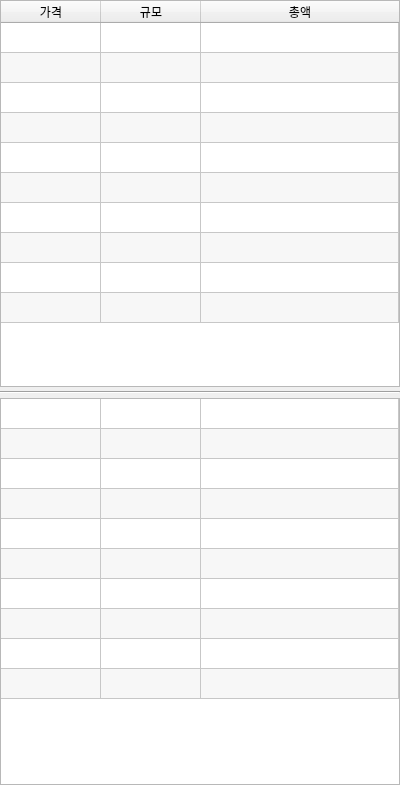
<?xml version="1.0" encoding="UTF-8"?>
<ui version="4.0">
 <class>Form</class>
 <widget class="QWidget" name="Form">
  <property name="geometry">
   <rect>
    <x>0</x>
    <y>0</y>
    <width>400</width>
    <height>785</height>
   </rect>
  </property>
  <property name="minimumSize">
   <size>
    <width>400</width>
    <height>0</height>
   </size>
  </property>
  <property name="windowTitle">
   <string>Form</string>
  </property>
  <property name="styleSheet">
   <string notr="true">/*
 *  BreezeDark stylesheet.
 *
 *  :author: Colin Duquesnoy
 *  :editor: Alex Huszagh
 *  :license: MIT, see LICENSE.md
 *
 *  This is originally a fork of QDarkStyleSheet, and is based on Breeze/
 *  BreezeDark color scheme, but is in no way affiliated with KDE.
 *
 * ---------------------------------------------------------------------
 *  The MIT License (MIT)
 *
 * Copyright (c) &lt;2013-2014&gt; &lt;Colin Duquesnoy&gt;
 * Copyright (c) &lt;2015-2016&gt; &lt;Alex Huszagh&gt;
 *
 * Permission is hereby granted, free of charge, to any person obtaining
 * a copy of this software and associated documentation files (the
 * &quot;Software&quot;), to deal in the Software without restriction, including
 * without limitation the rights to use, copy, modify, merge, publish,
 * distribute, sublicense, and/or sell copies of the Software, and to
 * permit persons to whom the Software is furnished to do so, subject to
 * the following conditions:
 *
 * The above copyright notice and this permission notice shall be included in
 * all copies or substantial portions of the Software.
 *
 * THE SOFTWARE IS PROVIDED &quot;AS IS&quot;, WITHOUT WARRANTY OF ANY KIND, EXPRESS
 * OR IMPLIED, INCLUDING BUT NOT LIMITED TO THE WARRANTIES OF
 * MERCHANTABILITY, FITNESS FOR A PARTICULAR PURPOSE AND NONINFRINGEMENT.
 * IN NO EVENT SHALL THE AUTHORS OR COPYRIGHT HOLDERS BE LIABLE FOR ANY
 * CLAIM, DAMAGES OR OTHER LIABILITY, WHETHER IN AN ACTION OF CONTRACT,
 * TORT OR OTHERWISE, ARISING FROM, OUT OF OR IN CONNECTION WITH THE
 * SOFTWARE OR THE USE OR OTHER DEALINGS IN THE SOFTWARE.
 * ---------------------------------------------------------------------
 */

QToolTip
{
    border: 0.1ex solid #eff0f1;
    background-color: #31363b;
    alternate-background-color: #3b4045;
    color: #eff0f1;
    padding: 0.5ex;
    opacity: 200;
}

QWidget
{
    color: #eff0f1;
    background-color: #31363b;
    selection-background-color:#3daee9;
    selection-color: #eff0f1;
    background-clip: border;
    border-image: none;
    border: 0px transparent black;
    outline: 0;
}

QWidget:item:hover
{
    background-color: #3daee9;
    color: #eff0f1;
}

QWidget:item:selected
{
    background-color: #3daee9;
}


QCheckBox
{
    spacing: 0.5ex;
    outline: none;
    color: #eff0f1;
    margin-bottom: 0.2ex;
    opacity: 200;
}

QCheckBox:disabled
{
    color: #76797c;
}

QGroupBox::indicator
{
    margin-left: 0.2ex;
}

QCheckBox::indicator:unchecked,
QCheckBox::indicator:unchecked:focus
{
    border-image: url(:/dark/checkbox_unchecked_disabled.svg);
}

QCheckBox::indicator:unchecked:hover,
QCheckBox::indicator:unchecked:pressed,
QGroupBox::indicator:unchecked:hover,
QGroupBox::indicator:unchecked:focus,
QGroupBox::indicator:unchecked:pressed
{
    border: none;
    border-image: url(:/dark/checkbox_unchecked.svg);
}

QCheckBox::indicator:checked
{
    border-image: url(:/dark/checkbox_checked.svg);
}

QCheckBox::indicator:checked:hover,
QCheckBox::indicator:checked:focus,
QCheckBox::indicator:checked:pressed,
QGroupBox::indicator:checked:hover,
QGroupBox::indicator:checked:focus,
QGroupBox::indicator:checked:pressed
{
    border: none;
    border-image: url(:/dark/checkbox_checked.svg);
}

QCheckBox::indicator:indeterminate
{
    border-image: url(:/dark/checkbox_indeterminate.svg);
}

QCheckBox::indicator:indeterminate:focus,
QCheckBox::indicator:indeterminate:hover,
QCheckBox::indicator:indeterminate:pressed
{
    border-image: url(:/dark/checkbox_indeterminate.svg);
}

QCheckBox::indicator:indeterminate:disabled
{
    border-image: url(:/dark/checkbox_indeterminate_disabled.svg);
}

QCheckBox::indicator:checked:disabled,
QGroupBox::indicator:checked:disabled
{
    border-image: url(:/dark/checkbox_checked_disabled.svg);
}

QCheckBox::indicator:unchecked:disabled,
QGroupBox::indicator:unchecked:disabled
{
    border-image: url(:/dark/checkbox_unchecked_disabled.svg);
}

QRadioButton
{
    spacing: 0.5ex;
    outline: none;
    color: #eff0f1;
    margin-bottom: 0.2ex;
}

QRadioButton:disabled
{
    color: #76797c;
}

QRadioButton::indicator:unchecked,
QRadioButton::indicator:unchecked:focus
{
    border-image: url(:/dark/radio_unchecked_disabled.svg);
}


QRadioButton::indicator:unchecked:hover,
QRadioButton::indicator:unchecked:pressed
{
    border: none;
    outline: none;
    border-image: url(:/dark/radio_unchecked.svg);
}


QRadioButton::indicator:checked
{
    border: none;
    outline: none;
    border-image: url(:/dark/radio_checked.svg);
}

QRadioButton::indicator:checked:hover,
QRadioButton::indicator:checked:focus,
QRadioButton::indicator:checked:pressed
{
    border: none;
    outline: none;
    border-image: url(:/dark/radio_checked.svg);
}

QRadioButton::indicator:checked:disabled
{
    outline: none;
    border-image: url(:/dark/radio_checked_disabled.svg);
}

QRadioButton::indicator:unchecked:disabled
{
    border-image: url(:/dark/radio_unchecked_disabled.svg);
}

QMenuBar
{
    background-color: #31363b;
    color: #eff0f1;
}

QMenuBar::item
{
    background: transparent;
}

QMenuBar::item:selected
{
    background: transparent;
    border: 0.1ex solid #76797c;
}

QMenuBar::item:pressed
{
    border: 0.1ex solid #76797c;
    background-color: #3daee9;
    color: #eff0f1;
    margin-bottom: -0.1ex;
    padding-bottom: 0.1ex;
}

QMenu
{
    border: 0.1ex solid #76797c;
    color: #eff0f1;
    margin: 0.2ex;
}

QMenu::icon
{
    margin: 0.5ex;
}

QMenu::item
{
    padding: 0.5ex 3ex 0.5ex 3ex;
    margin-left: 0.5ex;
    border: 0.1ex solid transparent; /* reserve space for selection border */
}

QMenu::item:selected
{
    color: #eff0f1;
}

QMenu::separator
{
    height: 0.2ex;
    background: lightblue;
    margin-left: 1ex;
    margin-right: 0.5ex;
}

/* non-exclusive indicator = check box style indicator
   (see QActionGroup::setExclusive) */
QMenu::indicator:non-exclusive:unchecked
{
    border-image: url(:/dark/checkbox_unchecked_disabled.svg);
}

QMenu::indicator:non-exclusive:unchecked:selected
{
    border-image: url(:/dark/checkbox_unchecked_disabled.svg);
}

QMenu::indicator:non-exclusive:checked
{
    border-image: url(:/dark/checkbox_checked.svg);
}

QMenu::indicator:non-exclusive:checked:selected
{
    border-image: url(:/dark/checkbox_checked.svg);
}

/* exclusive indicator = radio button style indicator (see QActionGroup::setExclusive) */
QMenu::indicator:exclusive:unchecked
{
    border-image: url(:/dark/radio_unchecked_disabled.svg);
}

QMenu::indicator:exclusive:unchecked:selected
{
    border-image: url(:/dark/radio_unchecked_disabled.svg);
}

QMenu::indicator:exclusive:checked
{
    border-image: url(:/dark/radio_checked.svg);
}

QMenu::indicator:exclusive:checked:selected
{
    border-image: url(:/dark/radio_checked.svg);
}

QMenu::right-arrow
{
    margin: 0.5ex;
    border-image: url(:/light/right_arrow.svg);
    width: 0.6ex;
    height: 0.9ex;
}


QWidget:disabled
{
    color: #454545;
    background-color: #31363b;
}

QAbstractItemView
{
    alternate-background-color: #31363b;
    color: #eff0f1;
    border: 0.1ex solid 3A3939;
    border-radius: 0.2ex;
}

QWidget:focus,
QMenuBar:focus
{
    border: 0.1ex solid #3daee9;
}

QTabWidget:focus,
QCheckBox:focus,
QRadioButton:focus,
QSlider:focus
{
    border: none;
}

QLineEdit
{
    background-color: #232629;
    padding: 0.5ex;
    border-style: solid;
    border: 0.1ex solid #76797c;
    border-radius: 0.2ex;
    color: #eff0f1;
}

QGroupBox
{
    border: 0.1ex solid #76797c;
    border-radius: 0.2ex;
    padding-top: 1ex;
    margin-top: 1ex;
}

QGroupBox::title
{
    subcontrol-origin: margin;
    subcontrol-position: top center;
    padding-left: 0.1ex;
    padding-right: 0.1ex;
    margin-top: -0.7ex;
}

QAbstractScrollArea
{
    border-radius: 0.2ex;
    border: 0.1ex solid #76797c;
    background-color: transparent;
}

QScrollBar:horizontal
{
    height: 1.5ex;
    margin: 0.3ex 1.5ex 0.3ex 1.5ex;
    border: 0.1ex transparent #2A2929;
    border-radius: 0.4ex;
    background-color: #2A2929;
}

QScrollBar::handle:horizontal
{
    background-color: #3daee9;
    min-width: 0.5ex;
    border-radius: 0.4ex;
}

QScrollBar::add-line:horizontal
{
    margin: 0px 0.3ex 0px 0.3ex;
    border-image: url(:/dark/right_arrow_disabled.svg);
    width: 1ex;
    height: 1ex;
    subcontrol-position: right;
    subcontrol-origin: margin;
}

QScrollBar::sub-line:horizontal
{
    margin: 0ex 0.3ex 0ex 0.3ex;
    border-image: url(:/dark/left_arrow_disabled.svg);
    width: 1ex;
    height: 1ex;
    subcontrol-position: left;
    subcontrol-origin: margin;
}

QScrollBar::add-line:horizontal:hover,
QScrollBar::add-line:horizontal:on
{
    border-image: url(:/dark/right_arrow.svg);
    width: 1ex;
    height: 1ex;
    subcontrol-position: right;
    subcontrol-origin: margin;
}


QScrollBar::sub-line:horizontal:hover,
QScrollBar::sub-line:horizontal:on
{
    border-image: url(:/dark/left_arrow.svg);
    width: 1ex;
    height: 1ex;
    subcontrol-position: left;
    subcontrol-origin: margin;
}

QScrollBar::up-arrow:horizontal,
QScrollBar::down-arrow:horizontal
{
    background: none;
}


QScrollBar::add-page:horizontal,
QScrollBar::sub-page:horizontal
{
    background: none;
}

QScrollBar:vertical
{
    background-color: #2A2929;
    width: 1.5ex;
    margin: 1.5ex 0.3ex 1.5ex 0.3ex;
    border: 0.1ex transparent #2A2929;
    border-radius: 0.4ex;
}

QScrollBar::handle:vertical
{
    background-color: #3daee9;
    min-height: 0.5ex;
    border-radius: 0.4ex;
}

QScrollBar::sub-line:vertical
{
    margin: 0.3ex 0ex 0.3ex 0ex;
    border-image: url(:/dark/up_arrow_disabled.svg);
    height: 1ex;
    width: 1ex;
    subcontrol-position: top;
    subcontrol-origin: margin;
}

QScrollBar::add-line:vertical
{
    margin: 0.3ex 0ex 0.3ex 0ex;
    border-image: url(:/dark/down_arrow_disabled.svg);
    height: 1ex;
    width: 1ex;
    subcontrol-position: bottom;
    subcontrol-origin: margin;
}

QScrollBar::sub-line:vertical:hover,
QScrollBar::sub-line:vertical:on
{

    border-image: url(:/dark/up_arrow.svg);
    height: 1ex;
    width: 1ex;
    subcontrol-position: top;
    subcontrol-origin: margin;
}


QScrollBar::add-line:vertical:hover,
QScrollBar::add-line:vertical:on
{
    border-image: url(:/dark/down_arrow.svg);
    height: 1ex;
    width: 1ex;
    subcontrol-position: bottom;
    subcontrol-origin: margin;
}

QScrollBar::up-arrow:vertical, QScrollBar::down-arrow:vertical
{
    background: none;
}


QScrollBar::add-page:vertical, QScrollBar::sub-page:vertical
{
    background: none;
}

QTextEdit
{
    background-color: #232629;
    color: #eff0f1;
    border: 0.1ex solid #76797c;
}

QPlainTextEdit
{
    background-color: #232629;;
    color: #eff0f1;
    border-radius: 0.2ex;
    border: 0.1ex solid #76797c;
}

QHeaderView::section
{
    background-color: #76797c;
    color: #eff0f1;
    padding: 0.5ex;
    border: 0.1ex solid #76797c;
}

QSizeGrip
{
    border-image: url(:/dark/sizegrip.svg);
    width: 1.2ex;
    height: 1.2ex;
}

QMainWindow::separator
{
    background-color: #31363b;
    color: white;
    padding-left: 0.4ex;
    spacing: 0.2ex;
    border: 0.1ex dashed #76797c;
}

QMainWindow::separator:hover
{

    background-color: #787876;
    color: white;
    padding-left: 0.4ex;
    border: 0.1ex solid #76797c;
    spacing: 0.2ex;
}

QMenu::separator
{
    height: 0.1ex;
    background-color: #76797c;
    color: white;
    padding-left: 0.4ex;
    margin-left: 1ex;
    margin-right: 0.5ex;
}

QFrame[frameShape=&quot;2&quot;],  /* QFrame::Panel == 0x0003 */
QFrame[frameShape=&quot;3&quot;],  /* QFrame::WinPanel == 0x0003 */
QFrame[frameShape=&quot;4&quot;],  /* QFrame::HLine == 0x0004 */
QFrame[frameShape=&quot;5&quot;],  /* QFrame::VLine == 0x0005 */
QFrame[frameShape=&quot;6&quot;]  /* QFrame::StyledPanel == 0x0006 */
{
    border-width: 0.1ex;
    padding: 0.1ex;
    border-style: solid;
    border-color: #31363b;
    background-color: #76797c;
    border-radius: 0.5ex;
}

QStackedWidget
{
    border: 0.1ex transparent black;
}

QToolBar
{
    border: 0.1ex transparent #393838;
    background: 0.1ex solid #31363b;
    font-weight: bold;
}

QToolBar::handle:horizontal
{
    border-image: url(:/dark/hmovetoolbar.svg);
    width = 1.6ex;
    height = 6.4ex;
}

QToolBar::handle:vertical
{
    border-image: url(:/dark/vmovetoolbar.svg);
    width = 5.4ex;
    height = 1ex;
}

QToolBar::separator:horizontal
{
    border-image: url(:/dark/hsepartoolbar.svg);
    width = 0.7ex;
    height = 6.3ex;
}

QToolBar::separator:vertical
{
    border-image: url(:/dark/vsepartoolbars.svg);
    width = 6.3ex;
    height = 0.7ex;
}

QPushButton
{
    color: #eff0f1;
    background-color: qlineargradient(x1: 0.5, y1: 0.5 x2: 0.5, y2: 1, stop: 0 #3b4045, stop: 0.5 #31363b);
    border-width: 0.1ex;
    border-color: #76797c;
    border-style: solid;
    padding: 0.5ex;
    border-radius: 0.2ex;
    outline: none;
}

QPushButton:disabled
{
    background-color: #31363b;
    border-width: 0.1ex;
    border-color: #454545;
    border-style: solid;
    padding-top: 0.5ex;
    padding-bottom: 0.5ex;
    padding-left: 1ex;
    padding-right: 1ex;
    border-radius: 0.2ex;
    color: #454545;
}

QPushButton:focus
{
    color: white;
}

QPushButton:pressed
{
    background-color: #31363b;
    padding-top: -1.5ex;
    padding-bottom: -1.7ex;
}

QComboBox
{
    selection-background-color: #3daee9;
    border-style: solid;
    border: 0.1ex solid #76797c;
    border-radius: 0.2ex;
    padding: 0.5ex;
    min-width: 7.5ex;
}

QPushButton:checked
{
    background-color: #76797c;
    border-color: #6A6969;
}

QPushButton:hover
{
    background-color: qlineargradient(x1: 0.5, y1: 0.5 x2: 0.5, y2: 1, stop: 0 #454a4f, stop: 0.5 #3b4045);
    border: 0.1ex solid #3daee9;
    color: #eff0f1;
}

QPushButton:checked:hover
{
    background-color: qlineargradient(x1: 0.5, y1: 0.5 x2: 0.5, y2: 1, stop: 0 #808386, stop: 0.5 #76797c);
    border: 0.1ex solid #3daee9;
    color: #eff0f1;
}

QComboBox:hover,
QAbstractSpinBox:hover,
QLineEdit:hover,
QTextEdit:hover,
QPlainTextEdit:hover,
QAbstractView:hover,
QTreeView:hover
{
    border: 0.1ex solid #3daee9;
    color: #eff0f1;
}

QComboBox:hover:pressed,
QPushButton:hover:pressed,
QAbstractSpinBox:hover:pressed,
QLineEdit:hover:pressed,
QTextEdit:hover:pressed,
QPlainTextEdit:hover:pressed,
QAbstractView:hover:pressed,
QTreeView:hover:pressed
{
    background-color: #31363b;
}

QComboBox:on
{
    padding-top: 0.3ex;
    padding-left: 0.4ex;
    selection-background-color: #4a4a4a;
}

QComboBox QAbstractItemView
{
    background-color: #232629;
    border-radius: 0.2ex;
    border: 0.1ex solid #76797c;
    selection-background-color: #3daee9;
}

QComboBox::drop-down
{
    subcontrol-origin: padding;
    subcontrol-position: top right;
    width: 1.5ex;

    border-left-width: 0ex;
    border-left-color: darkgray;
    border-left-style: solid;
    border-top-right-radius: 0.3ex;
    border-bottom-right-radius: 0.3ex;
}

QComboBox::down-arrow
{
    border-image: url(:/dark/down_arrow_disabled.svg);
    width: 0.9ex;
    height: 0.6ex;
}

QComboBox::down-arrow:on,
QComboBox::down-arrow:hover,
QComboBox::down-arrow:focus
{
    border-image: url(:/dark/down_arrow.svg);
    width: 0.9ex;
    height: 0.6ex;
}

QAbstractSpinBox
{
    padding: 0.5ex;
    border: 0.1ex solid #76797c;
    background-color: #232629;
    color: #eff0f1;
    border-radius: 0.2ex;
    min-width: 7.5ex;
}

QAbstractSpinBox:up-button
{
    background-color: transparent;
    subcontrol-origin: border;
    subcontrol-position: center right;
}

QAbstractSpinBox:down-button
{
    background-color: transparent;
    subcontrol-origin: border;
    subcontrol-position: center left;
}

QAbstractSpinBox::up-arrow,
QAbstractSpinBox::up-arrow:disabled,
QAbstractSpinBox::up-arrow:off
{
    border-image: url(:/dark/up_arrow_disabled.svg);
    width: 0.9ex;
    height: 0.6ex;
}

QAbstractSpinBox::up-arrow:hover
{
    border-image: url(:/dark/up_arrow.svg);
    width: 0.9ex;
    height: 0.6ex;
}

QAbstractSpinBox::down-arrow,
QAbstractSpinBox::down-arrow:disabled,
QAbstractSpinBox::down-arrow:off
{
    border-image: url(:/dark/down_arrow_disabled.svg);
    width: 0.9ex;
    height: 0.6ex;
}

QAbstractSpinBox::down-arrow:hover
{
    border-image: url(:/dark/down_arrow.svg);
    width: 0.9ex;
    height: 0.6ex;
}

QLabel
{
    border: 0ex solid black;
}

/* BORDERS */
QTabWidget::pane
{
    padding: 0.5ex;
    margin: 0.1ex;
}

QTabWidget::pane:top
{
    border: 0.1ex solid #76797c;
    top: -0.1ex;
}

QTabWidget::pane:bottom
{
    border: 0.1ex solid #76797c;
    bottom: -0.1ex;
}

QTabWidget::pane:left
{
    border: 0.1ex solid #76797c;
    right: -0.1ex;
}

QTabWidget::pane:right
{
    border: 0.1ex solid #76797c;
    left: -0.1ex;
}


QTabBar
{
    qproperty-drawBase: 0;
    left: 0.5ex; /* move to the right by 0.5ex */
    border-radius: 0.3ex;
}

QTabBar:focus
{
    border: 0ex transparent black;
}

QTabBar::close-button
{
    border-image: url(:/dark/close.svg);
    background: transparent;
}

QTabBar::close-button:hover
{
    border-image: url(:/dark/close-hover.svg);
    width: 1.2ex;
    height: 1.2ex;
    background: transparent;
}

QTabBar::close-button:pressed
{
    border-image: url(:/dark/close-pressed.svg);
    width: 1.2ex;
    height: 1.2ex;
    background: transparent;
}

/* TOP TABS */
QTabBar::tab:top
{
    color: #eff0f1;
    border: 0.1ex transparent black;
    border-left: 0.1ex solid #76797c;
    border-top: 0.1ex solid #76797c;
    background-color: #31363b;
    padding: 0.5ex;
    min-width: 50px;
    border-top-left-radius: 0.2ex;
    border-top-right-radius: 0.2ex;
}

QTabBar::tab:top:last,
QTabBar::tab:top:only-one
{
    color: #eff0f1;
    border: 0.1ex transparent black;
    border-left: 0.1ex solid #76797c;
    border-right: 0.1ex solid #76797c;
    border-top: 0.1ex solid #76797c;
    background-color: #31363b;
    padding: 0.5ex;
    min-width: 50px;
    border-top-left-radius: 0.2ex;
    border-top-right-radius: 0.2ex;
}

QTabBar::tab:top:!selected
{
    color: #eff0f1;
    background-color: #54575B;
    border: 0.1ex transparent black;
    border-left: 0.1ex solid #76797c;
    border-top-left-radius: 0.2ex;
    border-top-right-radius: 0.2ex;
}

QTabBar::tab:top:first:!selected
{
    color: #eff0f1;
    background-color: #54575B;
    border: 0.1ex transparent black;
    border-top-left-radius: 0.2ex;
    border-top-right-radius: 0.2ex;
}

QTabBar::tab:top:!selected:hover
{
    background-color: rgba(61, 173, 232, 0.2);
    border: 0.1ex rgba(61, 173, 232, 0.2);
    border-left: 0.1ex solid #76797c;
}

QTabBar::tab:top:!selected:first:hover
{
    background-color: rgba(61, 173, 232, 0.2);
    border: 0.1ex rgba(61, 173, 232, 0.2);
}

/* BOTTOM TABS */

QTabBar::tab:bottom
{
    color: #eff0f1;
    border: 0.1ex transparent black;
    border-left: 0.1ex solid #76797c;
    border-bottom: 0.1ex solid #76797c;
    background-color: #31363b;
    padding: 0.5ex;
    border-bottom-left-radius: 0.2ex;
    border-bottom-right-radius: 0.2ex;
    min-width: 50px;
}

QTabBar::tab:bottom:last,
QTabBar::tab:bottom:only-one
{
    color: #eff0f1;
    border: 0.1ex transparent black;
    border-left: 0.1ex solid #76797c;
    border-right: 0.1ex solid #76797c;
    border-bottom: 0.1ex solid #76797c;
    background-color: #31363b;
    padding: 0.5ex;
    border-bottom-left-radius: 0.2ex;
    border-bottom-right-radius: 0.2ex;
    min-width: 50px;
}

QTabBar::tab:bottom:!selected
{
    color: #eff0f1;
    background-color: #54575B;
    border: 0.1ex transparent black;
    border-left: 0.1ex solid #76797c;
    border-bottom-left-radius: 0.2ex;
    border-bottom-right-radius: 0.2ex;
}

QTabBar::tab:bottom:first:!selected
{
    color: #eff0f1;
    background-color: #54575B;
    border: 0.1ex transparent black;
    border-top-left-radius: 0.2ex;
    border-top-right-radius: 0.2ex;
}

QTabBar::tab:bottom:!selected:hover
{
    background-color: rgba(61, 173, 232, 0.2);
    border: 0.1ex rgba(61, 173, 232, 0.2);
    border-left: 0.1ex solid #76797c;
}

QTabBar::tab:bottom:!selected:first:hover
{
    background-color: rgba(61, 173, 232, 0.2);
    border: 0.1ex rgba(61, 173, 232, 0.2);
}

/* LEFT TABS */
QTabBar::tab:left
{
    color: #eff0f1;
    border: 0.1ex transparent black;
    border-top: 0.1ex solid #76797c;
    border-right: 0.1ex solid #76797c;
    background-color: #31363b;
    padding: 0.5ex;
    border-top-right-radius: 0.2ex;
    border-bottom-right-radius: 0.2ex;
    min-height: 50px;
}

QTabBar::tab:left:last,
QTabBar::tab:left:only-one
{
    color: #eff0f1;
    border: 0.1ex transparent black;
    border-top: 0.1ex solid #76797c;
    border-bottom: 0.1ex solid #76797c;
    border-right: 0.1ex solid #76797c;
    background-color: #31363b;
    padding: 0.5ex;
    border-top-right-radius: 0.2ex;
    border-bottom-right-radius: 0.2ex;
    min-height: 50px;
}

QTabBar::tab:left:!selected
{
    color: #eff0f1;
    background-color: #54575B;
    border: 0.1ex transparent black;
    border-top: 0.1ex solid #76797c;
    border-top-right-radius: 0.2ex;
    border-bottom-right-radius: 0.2ex;
}

QTabBar::tab:left:!selected:hover
{
    background-color: rgba(61, 173, 232, 0.2);
    border: 0.1ex rgba(61, 173, 232, 0.2);
    border-top: 0.1ex solid #76797c;
}

QTabBar::tab:left:!selected:first:hover
{
    background-color: rgba(61, 173, 232, 0.2);
    border: 0.1ex rgba(61, 173, 232, 0.2);
}

/* RIGHT TABS */
QTabBar::tab:right
{
    color: #eff0f1;
    border: 0.1ex transparent black;
    border-top: 0.1ex solid #76797c;
    border-left: 0.1ex solid #76797c;
    background-color: #31363b;
    padding: 0.5ex;
    border-top-left-radius: 0.2ex;
    border-bottom-left-radius: 0.2ex;
    min-height: 50px;
}

QTabBar::tab:right:last,
QTabBar::tab:right:only-one
{
    color: #eff0f1;
    border: 0.1ex transparent black;
    border-top: 0.1ex solid #76797c;
    border-bottom: 0.1ex solid #76797c;
    border-left: 0.1ex solid #76797c;
    background-color: #31363b;
    padding: 0.5ex;
    border-top-left-radius: 0.2ex;
    border-bottom-left-radius: 0.2ex;
    min-height: 50px;
}

QTabBar::tab:right:!selected
{
    color: #eff0f1;
    background-color: #54575B;
    border: 0.1ex transparent black;
    border-top: 0.1ex solid #76797c;
    border-top-left-radius: 0.2ex;
    border-bottom-left-radius: 0.2ex;
}

QTabBar::tab:right:!selected:hover
{
    background-color: rgba(61, 173, 232, 0.2);
    border: 0.1ex rgba(61, 173, 232, 0.2);
    border-top: 0.1ex solid #76797c;
}

QTabBar::tab:right:!selected:first:hover
{
    background-color: rgba(61, 173, 232, 0.2);
    border: 0.1ex rgba(61, 173, 232, 0.2);
}

QTabBar QToolButton::right-arrow:enabled
{
    border-image: url(:/dark/right_arrow.svg);
}

QTabBar QToolButton::left-arrow:enabled
{
    border-image: url(:/dark/left_arrow.svg);
}

QTabBar QToolButton::right-arrow:disabled
{
    border-image: url(:/dark/right_arrow_disabled.svg);
}

QTabBar QToolButton::left-arrow:disabled
{
    border-image: url(:/dark/left_arrow_disabled.svg);
}

QDockWidget
{
    background: #31363b;
    border: 0.1ex solid #403F3F;
    titlebar-close-icon: url(:/dark/transparent.svg);
    titlebar-normal-icon: url(:/dark/transparent.svg);
}

QDockWidget::close-button,
QDockWidget::float-button
{
    border: 0.1ex solid transparent;
    border-radius: 0.2ex;
    background: transparent;
}

QDockWidget::float-button
{
    border-image: url(:/dark/undock.svg);
}

QDockWidget::float-button:hover
{
    border-image: url(:/dark/undock-hover.svg) ;
}

QDockWidget::close-button
{
    border-image: url(:/dark/close.svg) ;
}

QDockWidget::close-button:hover
{
    border-image: url(:/dark/close-hover.svg) ;
}

QDockWidget::close-button:pressed
{
    border-image: url(:/dark/close-pressed.svg) ;
}

QTreeView,
QListView
{
    border: 0.1ex solid #76797c;
    background-color: #232629;
}

QTreeView::branch:has-siblings:!adjoins-item
{
    border-image: url(:/dark/stylesheet-vline.svg) 0;
}

QTreeView::branch:has-siblings:adjoins-item
{
    border-image: url(:/dark/stylesheet-branch-more.svg) 0;
}

QTreeView::branch:!has-children:!has-siblings:adjoins-item
{
    border-image: url(:/dark/stylesheet-branch-end.svg) 0;
}

QTreeView::branch:has-children:!has-siblings:closed,
QTreeView::branch:closed:has-children:has-siblings
{
    border-image: url(:/dark/stylesheet-branch-end-closed.svg) 0;
    image: url(:/dark/branch_closed.svg);
}

QTreeView::branch:open:has-children:!has-siblings,
QTreeView::branch:open:has-children:has-siblings
{
    border-image: url(:/dark/stylesheet-branch-end-open.svg) 0;
    image: url(:/dark/branch_open.svg);
}

/*
QTreeView::branch:has-siblings:!adjoins-item {
        background: cyan;
}

QTreeView::branch:has-siblings:adjoins-item {
        background: red;
}

QTreeView::branch:!has-children:!has-siblings:adjoins-item {
        background: blue;
}

QTreeView::branch:closed:has-children:has-siblings {
        background: pink;
}

QTreeView::branch:has-children:!has-siblings:closed {
        background: gray;
}

QTreeView::branch:open:has-children:has-siblings {
        background: magenta;
}

QTreeView::branch:open:has-children:!has-siblings {
        background: green;
}
*/

QTableView::item,
QListView::item,
QTreeView::item
{
    padding: 0.3ex;
}

QTableView::item:!selected:hover,
QListView::item:!selected:hover,
QTreeView::item:!selected:hover
{
    background-color: rgba(61, 173, 232, 0.2);
    outline: 0;
    color: #eff0f1;
    padding: 0.3ex;
}


QSlider::groove:horizontal
{
    border: 0.1ex solid #31363b;
    height: 0.4ex;
    background: #565a5e;
    margin: 0ex;
    border-radius: 0.2ex;
}

QSlider::handle:horizontal
{
    background: #232629;
    border: 0.1ex solid #626568;
    width: 1.6ex;
    height: 1.6ex;
    margin: -0.8ex 0;
    border-radius: 0.9ex;
}

QSlider::groove:vertical
{
    border: 0.1ex solid #31363b;
    width: 0.4ex;
    background: #565a5e;
    margin: 0ex;
    border-radius: 0.3ex;
}

QSlider::handle:vertical
{
    background: #232629;
    border: 0.1ex solid #626568;
    width: 1.6ex;
    height: 1.6ex;
    margin: 0 -0.8ex;
    border-radius: 0.9ex;
}

QSlider::handle:horizontal:hover,
QSlider::handle:horizontal:focus,
QSlider::handle:vertical:hover,
QSlider::handle:vertical:focus
{
    border: 0.1ex solid #3daee9;
}

QSlider::sub-page:horizontal,
QSlider::add-page:vertical
{
    background: #3daee9;
    border-radius: 0.3ex;
}

QSlider::add-page:horizontal,
QSlider::sub-page:vertical
{
    background: #626568;
    border-radius: 0.3ex;
}

QToolButton
{
    background-color: transparent;
    border: 0.1ex solid #76797c;
    border-radius: 0.2ex;
    margin: 0.3ex;
    padding: 0.5ex;
}

QToolButton[popupMode=&quot;1&quot;]  /* only for MenuButtonPopup */
{
    padding-right: 2ex; /* make way for the popup button */
}

QToolButton[popupMode=&quot;2&quot;]  /* only for InstantPopup */
{
    padding-right: 1ex; /* make way for the popup button */
}

QToolButton::menu-indicator
{
    border-image: none;
    image: url(:/dark/down_arrow.svg);
    top: -0.7ex;
    left: -0.2ex;
}

QToolButton::menu-arrow
{
    border-image: none;
    image: url(:/dark/down_arrow.svg);
}

QToolButton:hover,
QToolButton::menu-button:hover
{
    background-color: transparent;
    border: 0.1ex solid #3daee9;
}

QToolButton:checked,
QToolButton:pressed,
QToolButton::menu-button:pressed
{
    background-color: #3daee9;
    border: 0.1ex solid #3daee9;
    padding: 0.5ex;
}

QToolButton::menu-button
{
    border: 0.1ex solid #76797c;
    border-top-right-radius: 6px;
    border-bottom-right-radius: 6px;
    /* 1ex width + 0.4ex for border + no text = 2ex allocated above */
    width: 1ex;
    padding: 0.5ex;
    outline: none;
}

QToolButton::menu-arrow:open
{
    border: 0.1ex solid #76797c;
}

QPushButton::menu-indicator
{
    subcontrol-origin: padding;
    subcontrol-position: bottom right;
    left: 0.8ex;
}

QTableView
{
    border: 0.1ex solid #76797c;
    gridline-color: #31363b;
    background-color: #232629;
}


QTableView,
QHeaderView
{
    border-radius: 0px;
}

QTableView::item:pressed,
QListView::item:pressed,
QTreeView::item:pressed
{
    background: #3daee9;
    color: #eff0f1;
}

QTableView::item:selected:active,
QTreeView::item:selected:active,
QListView::item:selected:active
{
    background: #3daee9;
    color: #eff0f1;
}

QListView::item:selected:hover,
QTreeView::item:selected:hover
{
    background-color: #47b8f3;
    color: #eff0f1;
}

QHeaderView
{
    background-color: #31363b;
    border: 0.1ex transparent;
    border-radius: 0px;
    margin: 0px;
    padding: 0px;

}

QHeaderView::section
{
    background-color: #31363b;
    color: #eff0f1;
    padding: 0.5ex;
    border: 0.1ex solid #76797c;
    border-radius: 0px;
    text-align: center;
}

QHeaderView::section::vertical::first,
QHeaderView::section::vertical::only-one
{
    border-top: 0.1ex solid #76797c;
}

QHeaderView::section::vertical
{
    border-top: transparent;
}

QHeaderView::section::horizontal::first,
QHeaderView::section::horizontal::only-one
{
    border-left: 0.1ex solid #76797c;
}

QHeaderView::section::horizontal
{
    border-left: transparent;
}


QHeaderView::section:checked
{
    color: white;
    background-color: #334e5e;
}

 /* style the sort indicator */
QHeaderView::down-arrow
{
    image: url(:/dark/down_arrow.svg);
}

QHeaderView::up-arrow
{
    image: url(:/dark/up_arrow.svg);
}

QTableCornerButton::section
{
    background-color: #31363b;
    border: 0.1ex transparent #76797c;
    border-radius: 0px;
}

QToolBox
{
    padding: 0.5ex;
    border: 0.1ex transparent black;
}

QToolBox:selected
{
    background-color: #31363b;
    border-color: #3daee9;
}

QToolBox:hover
{
    border-color: #3daee9;
}

QStatusBar::item
{
    border: 0px transparent dark;
}

QFrame[height=&quot;3&quot;],
QFrame[width=&quot;3&quot;]
{
    background-color: #76797c;
}

QSplitter::handle
{
    border: 0.1ex dashed #76797c;
}

QSplitter::handle:hover
{
    background-color: #787876;
    border: 0.1ex solid #76797c;
}

QSplitter::handle:horizontal
{
    width: 0.1ex;
}

QSplitter::handle:vertical
{
    height: 0.1ex;
}

QProgressBar:horizontal
{
    background-color: #626568;
    border: 0.1ex solid #31363b;
    border-radius: 0.3ex;
    height: 0.5ex;
    text-align: right;
    margin-top: 0.5ex;
    margin-bottom: 0.5ex;
    margin-right: 5ex;
    padding: 0px;
}

QProgressBar::chunk:horizontal
{
    background-color: #3daee9;
    border: 0.1ex transparent;
    border-radius: 0.3ex;
}

QSpinBox,
QDoubleSpinBox
{
    padding-right: 1.5ex;
}

QSpinBox::up-button,
QDoubleSpinBox::up-button
{
    subcontrol-origin: content;
    subcontrol-position: right top;

    width: 1.6ex;
    border-width: 0.1ex;
}

QSpinBox::up-arrow,
QDoubleSpinBox::up-arrow
{
    border-image: url(:/dark/up_arrow.svg);
    width: 0.9ex;
    height: 0.6ex;
}

QSpinBox::up-arrow:hover,
QSpinBox::up-arrow:pressed,
QDoubleSpinBox::up-arrow:hover,
QDoubleSpinBox::up-arrow:pressed
{
    border-image: url(:/dark/up_arrow-hover.svg);
    width: 0.9ex;
    height: 0.6ex;
}

QSpinBox::up-arrow:disabled,
QSpinBox::up-arrow:off,
QDoubleSpinBox::up-arrow:disabled,
QDoubleSpinBox::up-arrow:off
{
   border-image: url(:/dark/up_arrow_disabled.svg);
}

QSpinBox::down-button,
QDoubleSpinBox::down-button
{
    subcontrol-origin: content;
    subcontrol-position: right bottom;

    width: 1.6ex;
    border-width: 0.1ex;
}

QSpinBox::down-arrow,
QDoubleSpinBox::down-arrow
{
    border-image: url(:/dark/down_arrow.svg);
    width: 0.9ex;
    height: 0.6ex;
}

QSpinBox::down-arrow:hover,
QSpinBox::down-arrow:pressed,
QDoubleSpinBox::down-arrow:hover,
QDoubleSpinBox::down-arrow:pressed
{
    border-image: url(:/dark/down_arrow-hover.svg);
    width: 0.9ex;
    height: 0.6ex;
}

QSpinBox::down-arrow:disabled,
QSpinBox::down-arrow:off,
QDoubleSpinBox::down-arrow:disabled,
QDoubleSpinBox::down-arrow:off
{
   border-image: url(:/dark/down_arrow_disabled.svg);
}</string>
  </property>
  <layout class="QVBoxLayout" name="verticalLayout">
   <property name="spacing">
    <number>4</number>
   </property>
   <property name="leftMargin">
    <number>0</number>
   </property>
   <property name="topMargin">
    <number>0</number>
   </property>
   <property name="rightMargin">
    <number>0</number>
   </property>
   <property name="bottomMargin">
    <number>0</number>
   </property>
   <item>
    <widget class="QTableWidget" name="tableAsks">
     <property name="sizePolicy">
      <sizepolicy hsizetype="Minimum" vsizetype="Minimum">
       <horstretch>0</horstretch>
       <verstretch>0</verstretch>
      </sizepolicy>
     </property>
     <property name="verticalScrollBarPolicy">
      <enum>Qt::ScrollBarAlwaysOff</enum>
     </property>
     <property name="horizontalScrollBarPolicy">
      <enum>Qt::ScrollBarAlwaysOff</enum>
     </property>
     <property name="sizeAdjustPolicy">
      <enum>QAbstractScrollArea::AdjustToContents</enum>
     </property>
     <property name="editTriggers">
      <set>QAbstractItemView::NoEditTriggers</set>
     </property>
     <property name="tabKeyNavigation">
      <bool>false</bool>
     </property>
     <property name="showDropIndicator" stdset="0">
      <bool>false</bool>
     </property>
     <property name="dragDropOverwriteMode">
      <bool>false</bool>
     </property>
     <property name="alternatingRowColors">
      <bool>true</bool>
     </property>
     <property name="selectionMode">
      <enum>QAbstractItemView::ExtendedSelection</enum>
     </property>
     <property name="rowCount">
      <number>10</number>
     </property>
     <property name="columnCount">
      <number>3</number>
     </property>
     <attribute name="horizontalHeaderVisible">
      <bool>true</bool>
     </attribute>
     <attribute name="horizontalHeaderStretchLastSection">
      <bool>true</bool>
     </attribute>
     <attribute name="verticalHeaderVisible">
      <bool>false</bool>
     </attribute>
     <attribute name="verticalHeaderHighlightSections">
      <bool>true</bool>
     </attribute>
     <row/>
     <row/>
     <row/>
     <row/>
     <row/>
     <row/>
     <row/>
     <row/>
     <row/>
     <row/>
     <column>
      <property name="text">
       <string>가격</string>
      </property>
     </column>
     <column>
      <property name="text">
       <string>규모</string>
      </property>
     </column>
     <column>
      <property name="text">
       <string>총액</string>
      </property>
     </column>
    </widget>
   </item>
   <item>
    <widget class="Line" name="line">
     <property name="orientation">
      <enum>Qt::Horizontal</enum>
     </property>
    </widget>
   </item>
   <item>
    <widget class="QTableWidget" name="tableBids">
     <property name="sizePolicy">
      <sizepolicy hsizetype="Minimum" vsizetype="Minimum">
       <horstretch>0</horstretch>
       <verstretch>0</verstretch>
      </sizepolicy>
     </property>
     <property name="verticalScrollBarPolicy">
      <enum>Qt::ScrollBarAlwaysOff</enum>
     </property>
     <property name="horizontalScrollBarPolicy">
      <enum>Qt::ScrollBarAlwaysOff</enum>
     </property>
     <property name="sizeAdjustPolicy">
      <enum>QAbstractScrollArea::AdjustToContents</enum>
     </property>
     <property name="editTriggers">
      <set>QAbstractItemView::NoEditTriggers</set>
     </property>
     <property name="tabKeyNavigation">
      <bool>false</bool>
     </property>
     <property name="showDropIndicator" stdset="0">
      <bool>false</bool>
     </property>
     <property name="dragDropOverwriteMode">
      <bool>false</bool>
     </property>
     <property name="alternatingRowColors">
      <bool>true</bool>
     </property>
     <property name="rowCount">
      <number>10</number>
     </property>
     <property name="columnCount">
      <number>3</number>
     </property>
     <attribute name="horizontalHeaderVisible">
      <bool>false</bool>
     </attribute>
     <attribute name="horizontalHeaderStretchLastSection">
      <bool>true</bool>
     </attribute>
     <attribute name="verticalHeaderVisible">
      <bool>false</bool>
     </attribute>
     <attribute name="verticalHeaderHighlightSections">
      <bool>true</bool>
     </attribute>
     <row/>
     <row/>
     <row/>
     <row/>
     <row/>
     <row/>
     <row/>
     <row/>
     <row/>
     <row/>
     <column/>
     <column/>
     <column/>
    </widget>
   </item>
  </layout>
 </widget>
 <resources/>
 <connections/>
</ui>
